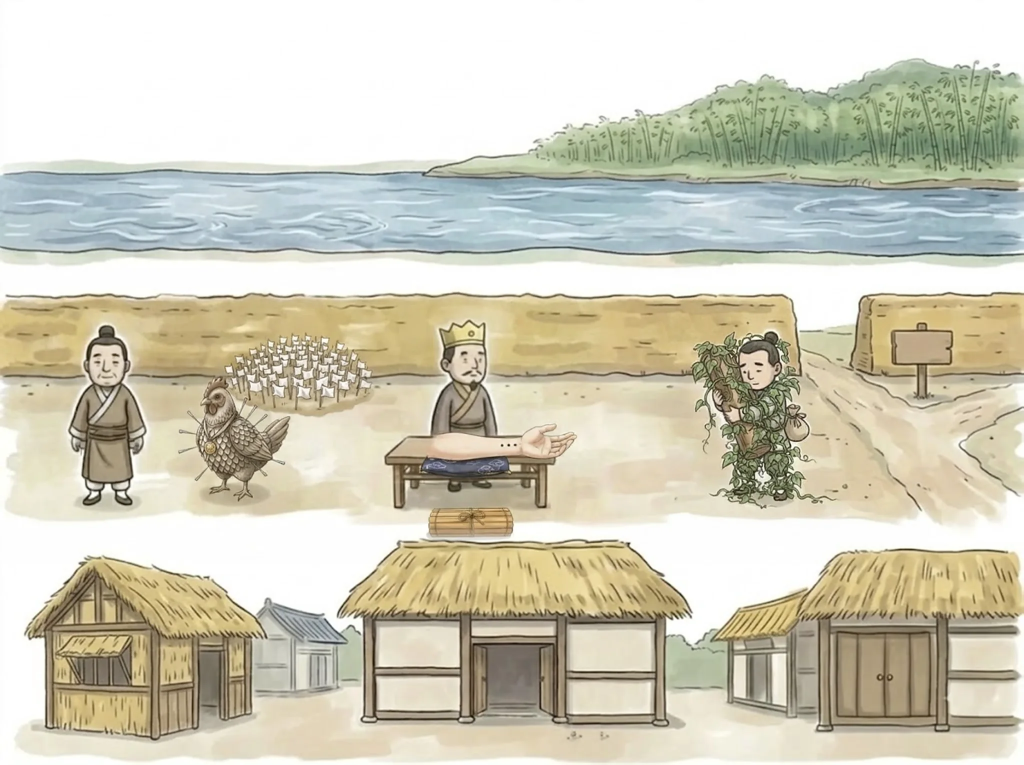
#> input picture src/board_hist/r1b.webp, 2048 x 1530 px (shown at 1/2 size)
$ python s14u01_post.py r1b.webp r2b.webp
#> lines starting #> are read from the running program, lines starting #| are printed output that depends on the picture; after the words box and inside, x2 and y2 are one past the last pixel; in counts of white or black regions, pixels touching at a corner belong together
"""本草 ① 補·溫 통합판 s14u01 — 합성본 뒤 PIL 손질 (2026-10-22, 재현용).
   炙黃芪(꿀 발라 구운 뿌리)가 검붉은 광택으로 나와 사전 地黃(검붉은 뿌리 조각)과 충돌 →
   그 뿌리 안쪽(타원 마스크)의 색상만 황토빛으로 돌린다(HSV: 색상을 꿀빛 32° 로, 채도 유지, 명도 +). 윤곽선은 그대로.
   usage: python3 s14u01_post.py comp.png out.png
"""
import sys, numpy as np
from PIL import Image, ImageDraw, ImageFilter

src, out = sys.argv[1], sys.argv[2]
im = Image.open(src).convert('RGB')
#> im is the input picture: PIL image 2048x1530 RGB; mean R, G, B 207.6, 204.2, 186
W, H = im.size
# 뿌리만 감싸는 타원(합성본 2048×1144 좌표) — 바지(y<600)·숟가락(x>1930)은 밖
mask = Image.new('L', (W, H), 0)
#> mask: PIL image 2048x1530 L; every value is 0
ImageDraw.Draw(mask).ellipse((1776, 606, 1958, 702), fill=255)
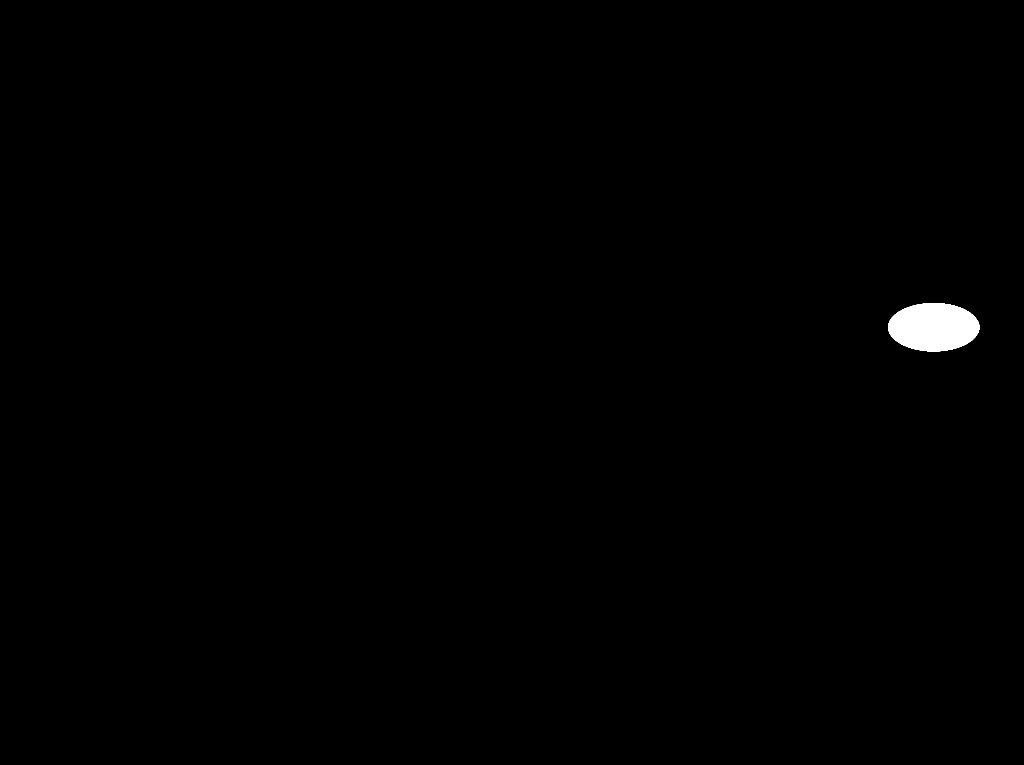
#> mask: PIL image 2048x1530 L (shown at 1/2 size); 0.44% white; 1 white region, box (x1, y1, x2, y2) and area: (1776, 606, 1959, 703) 13943
mask = mask.filter(ImageFilter.GaussianBlur(1.2))
m = np.asarray(mask).astype(float) / 255.0
hsv = np.asarray(im.convert('HSV')).astype(float)
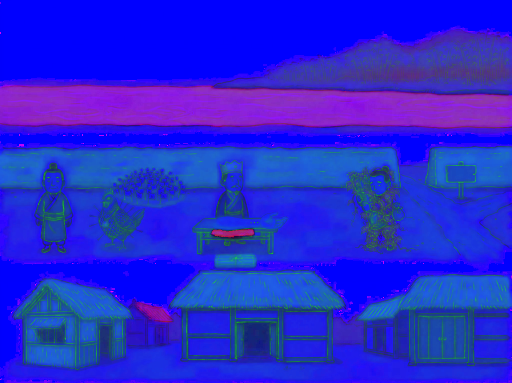
#> hsv: shape (1530, 2048, 3) float64 (shown at 1/4 size); mean R, G, B 37.9, 38.5, 211.4
h, s, v = hsv[..., 0], hsv[..., 1], hsv[..., 2]
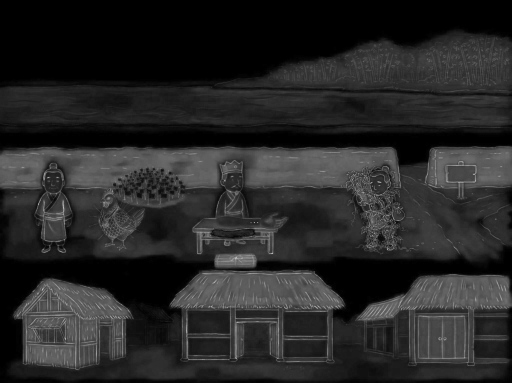
#> s: shape (1530, 2048) float64 (shown at 1/4 size); min 0, max 255, mean 38.5
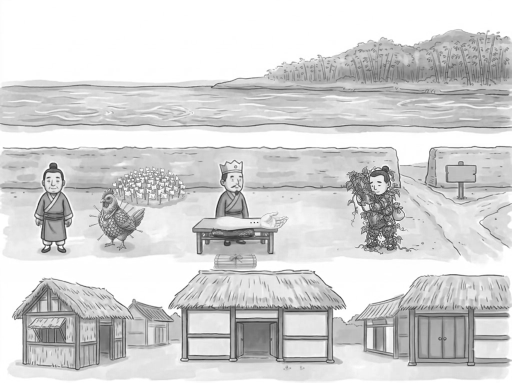
#> v: shape (1530, 2048) float64 (shown at 1/4 size); min 3, max 255, mean 211.4
# 검붉은 색(색상 0~20 또는 230~255, 채도 > 60)만 대상 — 흰 하이라이트·검은 윤곽은 제외
red = ((h < 22) | (h > 228)) & (s > 90) & (v > 40) & (v < 205)   # 채도 낮은 탁자 나무·흰 하이라이트는 제외(흰 테 방지)
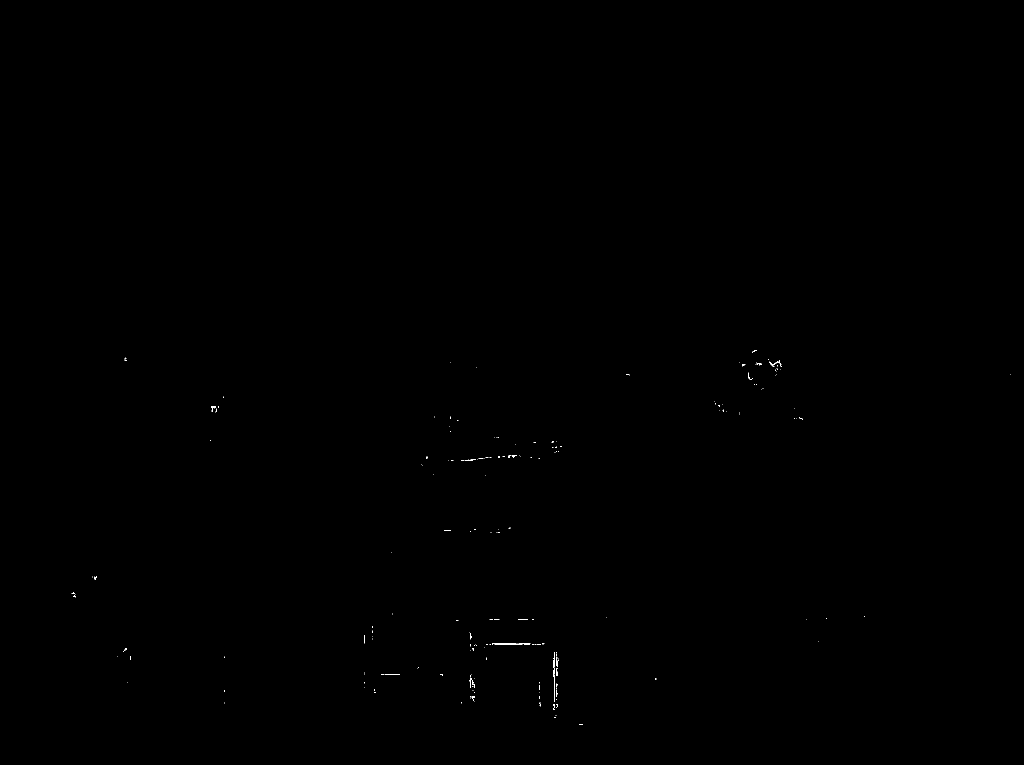
#> red: shape (1530, 2048) bool (shown at 1/2 size); 0.05% white in thin lines or dots, all inside (x1, y1, x2, y2) = (143, 700, 2021, 1449)
k = m * red
#> k: shape (1530, 2048) float64; every value is 0
h2 = np.where(k > 0, 26.0, h)                 # PIL HSV 0~255 스케일: 26 ≈ 37°(꿀빛 황토)
s2 = np.where(k > 0, np.clip(s * 0.92, 0, 255), s)
v2 = np.where(k > 0, np.clip(v * 1.15 + 12, 0, 255), v)
hsv2 = np.stack([h * (1 - k) + h2 * k, s * (1 - k) + s2 * k, v * (1 - k) + v2 * k], -1)
Image.fromarray(np.clip(hsv2, 0, 255).astype('uint8'), 'HSV').convert('RGB').save(out)
print('recoloured px', int((k > 0.5).sum()), 'saved', out)
#| recoloured px 0 saved r2b.webp

$ run again, on src/board_hist/r3b.webp
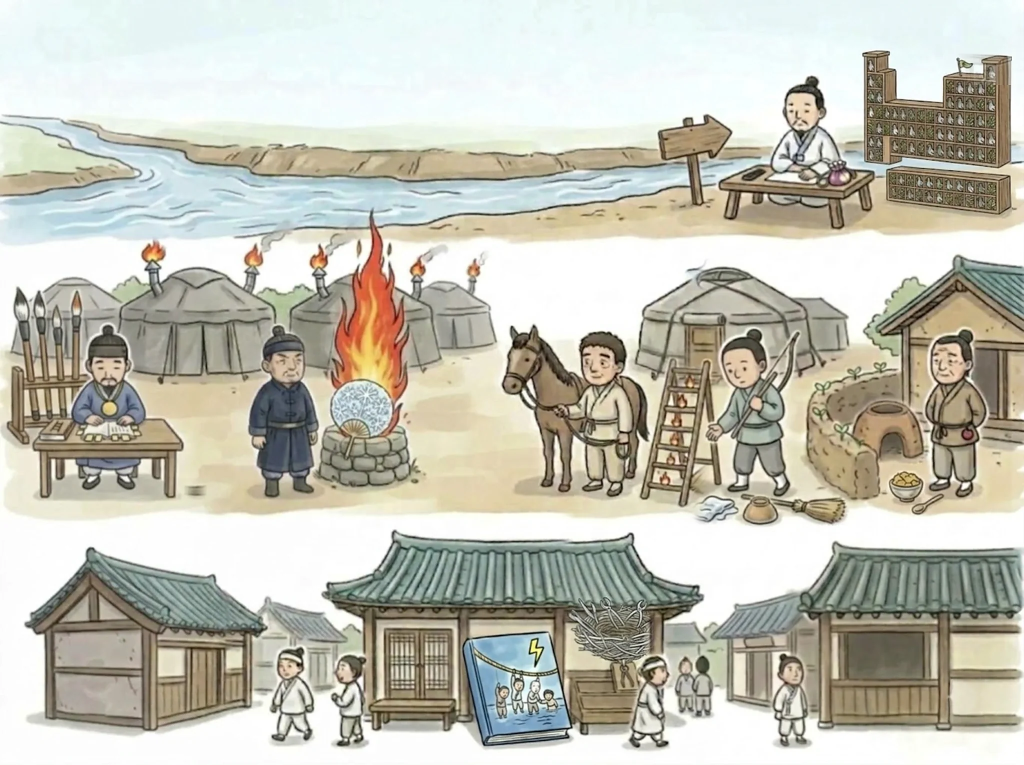
#> input picture src/board_hist/r3b.webp, 2048 x 1530 px (shown at 1/2 size)
#> im is the input picture: PIL image 2048x1530 RGB; mean R, G, B 194, 193, 181
#> `h, s, v = hsv[..., 0], hsv[..., 1], hsv[..., 2]`:
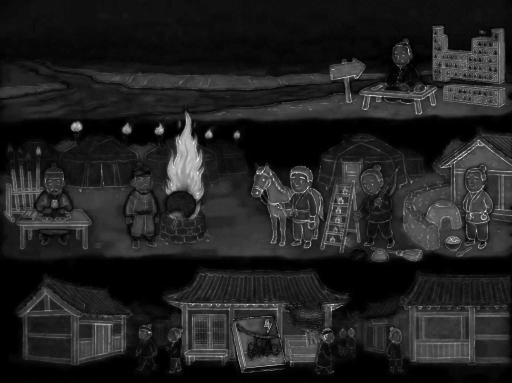
#> s: shape (1530, 2048) float64 (shown at 1/4 size); min 0, max 255, mean 33.2
#> `red = ((h < 22) | (h > 228)) & (s > 90) & (v > 40) & (v < 205)`:
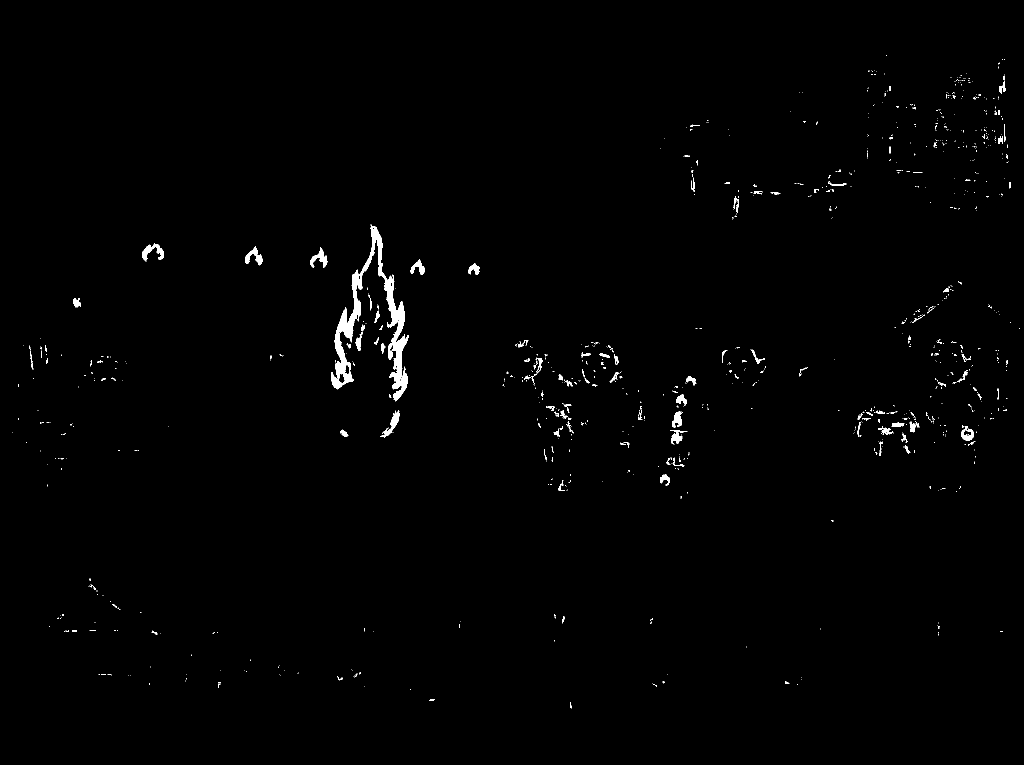
#> red: shape (1530, 2048) bool (shown at 1/2 size); 0.8% white; 973 white regions (850 under 20 px), largest, box (x1, y1, x2, y2) and area: (663, 449, 817, 803) 10685, (284, 487, 328, 523) 651, (760, 820, 799, 875) 601
#| recoloured px 259 saved r3b.webp
